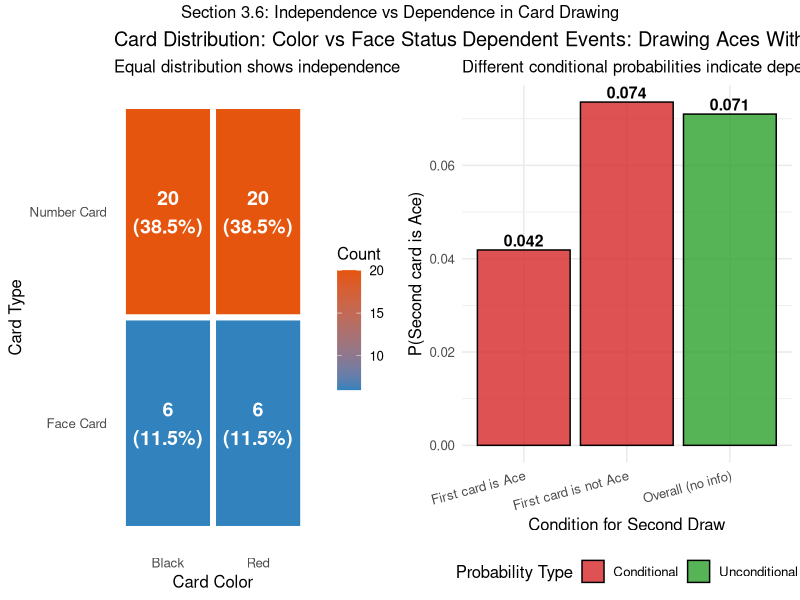
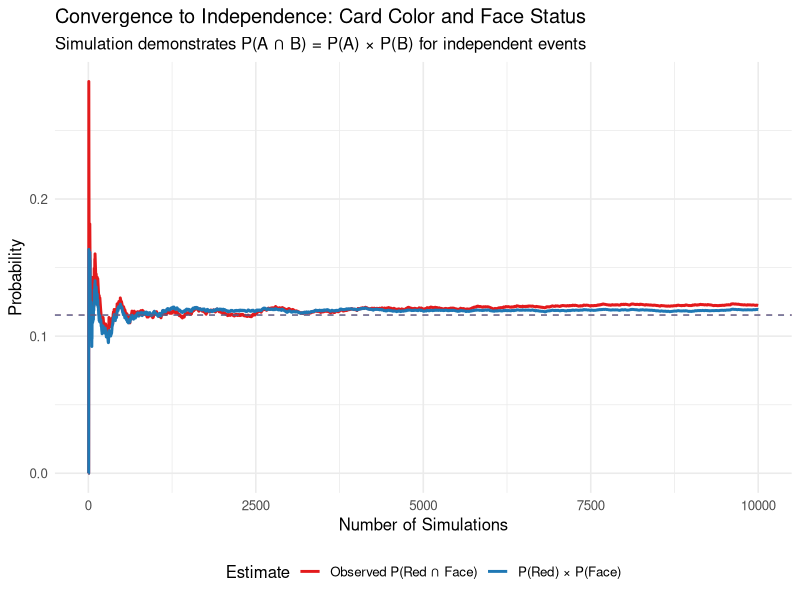
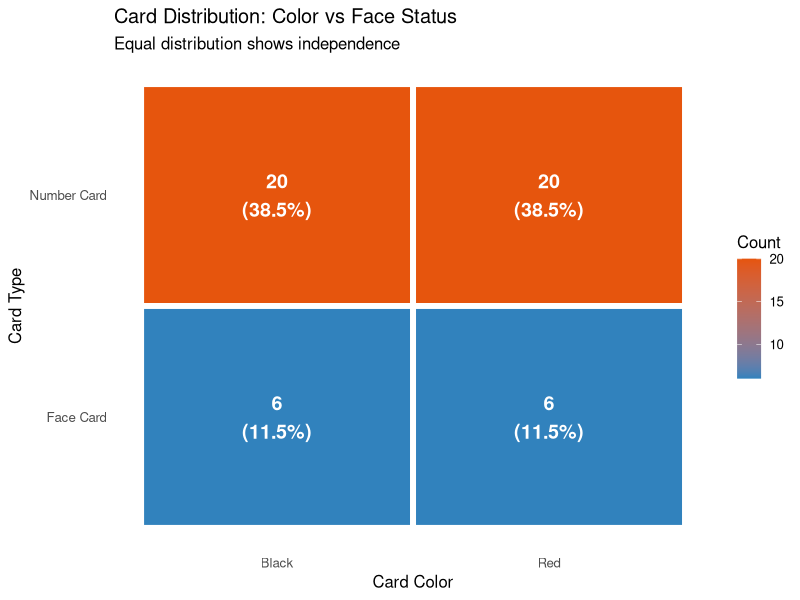
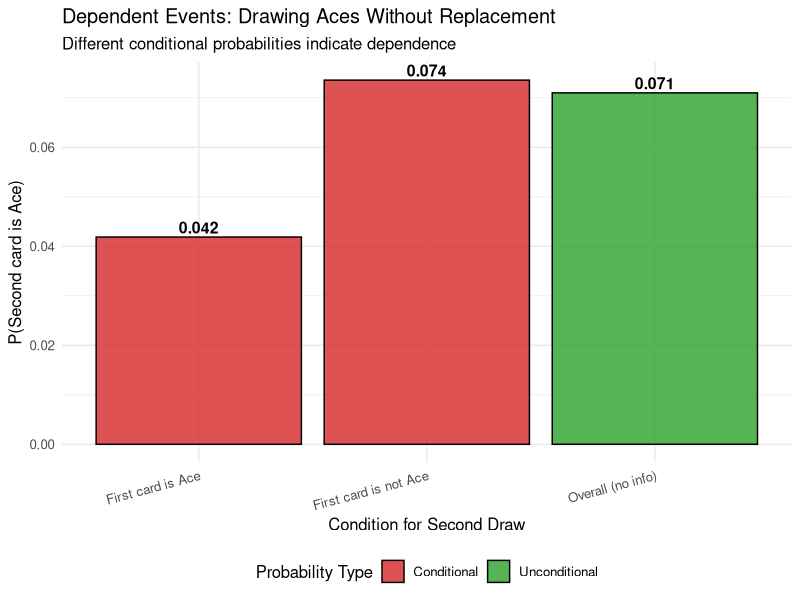

The R script that drew these images, in order:
#!/usr/bin/env Rscript
# section_3_6_independence_visualization.R
# R script to generate visualizations for Section 3.6: Independence and Card Drawing

library(ggplot2)
library(dplyr)
library(scales)
library(gridExtra)  # For combining plots

# ---- Set working directory to script location ----
# This ensures images are saved in the correct folder
setwd(dirname(rstudioapi::getSourceEditorContext()$path))

# ---- 1. Card Deck Setup ----
create_deck <- function() {
  suits <- c("Hearts", "Diamonds", "Clubs", "Spades")
  ranks <- c("A", "2", "3", "4", "5", "6", "7", "8", "9", "10", "J", "Q", "K")
  
  deck <- expand.grid(Rank = ranks, Suit = suits, stringsAsFactors = FALSE)
  deck$Color <- ifelse(deck$Suit %in% c("Hearts", "Diamonds"), "Red", "Black")
  deck$IsFace <- deck$Rank %in% c("J", "Q", "K")
  deck$IsRed <- deck$Color == "Red"
  
  return(deck)
}

# ---- 2. Theoretical Probability Calculations ----
deck <- create_deck()

# Calculate theoretical probabilities
P_Red <- sum(deck$IsRed) / nrow(deck)           # P(A) = 26/52 = 0.5
P_Face <- sum(deck$IsFace) / nrow(deck)         # P(B) = 12/52 = 0.2308
P_RedAndFace <- sum(deck$IsRed & deck$IsFace) / nrow(deck)  # P(A∩B) = 6/52 = 0.1154

# Test for independence
P_Red_times_P_Face <- P_Red * P_Face
independence_test <- abs(P_RedAndFace - P_Red_times_P_Face) < 0.0001

cat("=== THEORETICAL CALCULATIONS ===\n")
cat(sprintf("P(Red) = %.4f\n", P_Red))
cat(sprintf("P(Face) = %.4f\n", P_Face))
cat(sprintf("P(Red ∩ Face) = %.4f\n", P_RedAndFace))
cat(sprintf("P(Red) × P(Face) = %.4f\n", P_Red_times_P_Face))
cat(sprintf("Independence test: %s\n", ifelse(independence_test, "INDEPENDENT", "DEPENDENT")))
cat(sprintf("Difference: %.6f\n\n", abs(P_RedAndFace - P_Red_times_P_Face)))

# ---- 3. Simulation Function ----
simulate_card_independence <- function(n_simulations = 10000) {
  results <- data.frame(
    simulation = 1:n_simulations,
    is_red = logical(n_simulations),
    is_face = logical(n_simulations),
    is_both = logical(n_simulations)
  )
  
  for (i in 1:n_simulations) {
    # Draw one random card
    card_index <- sample(1:52, 1)
    card <- deck[card_index, ]
    
    results$is_red[i] <- card$IsRed
    results$is_face[i] <- card$IsFace
    results$is_both[i] <- card$IsRed & card$IsFace
  }
  
  return(results)
}

# ---- 4. Run Simulation ----
set.seed(253)  # For reproducible results
sim_results <- simulate_card_independence(10000)

# Calculate simulated probabilities
sim_P_Red <- mean(sim_results$is_red)
sim_P_Face <- mean(sim_results$is_face)
sim_P_Both <- mean(sim_results$is_both)
sim_P_Red_times_P_Face <- sim_P_Red * sim_P_Face

cat("=== SIMULATION RESULTS (n=10,000) ===\n")
cat(sprintf("Simulated P(Red) = %.4f\n", sim_P_Red))
cat(sprintf("Simulated P(Face) = %.4f\n", sim_P_Face))
cat(sprintf("Simulated P(Red ∩ Face) = %.4f\n", sim_P_Both))
cat(sprintf("Simulated P(Red) × P(Face) = %.4f\n", sim_P_Red_times_P_Face))
cat(sprintf("Difference: %.6f\n\n", abs(sim_P_Both - sim_P_Red_times_P_Face)))

# ---- 5. Create Convergence Plot ----
# Show how probabilities converge to theoretical values
convergence_data <- data.frame(
  n = 1:nrow(sim_results),
  cumulative_red = cumsum(sim_results$is_red) / (1:nrow(sim_results)),
  cumulative_face = cumsum(sim_results$is_face) / (1:nrow(sim_results)),
  cumulative_both = cumsum(sim_results$is_both) / (1:nrow(sim_results))
)

convergence_data$product_estimate <- convergence_data$cumulative_red * convergence_data$cumulative_face

# Plot convergence
p1 <- ggplot(convergence_data, aes(x = n)) +
  geom_line(aes(y = cumulative_both, color = "Observed P(Red ∩ Face)"), size = 1) +
  geom_line(aes(y = product_estimate, color = "P(Red) × P(Face)"), size = 1) +
  geom_hline(yintercept = P_RedAndFace, linetype = "dashed", color = "#E31A1C", alpha = 0.7) +
  geom_hline(yintercept = P_Red_times_P_Face, linetype = "dashed", color = "#1F78B4", alpha = 0.7) +
  scale_color_manual(values = c("Observed P(Red ∩ Face)" = "#E31A1C", 
                                "P(Red) × P(Face)" = "#1F78B4")) +
  labs(
    title = "Convergence to Independence: Card Color and Face Status",
    subtitle = "Simulation demonstrates P(A ∩ B) = P(A) × P(B) for independent events",
    x = "Number of Simulations",
    y = "Probability",
    color = "Estimate"
  ) +
  theme_minimal(base_size = 12) +
  theme(legend.position = "bottom")

# ---- 6. Create Contingency Table Visualization ----
# Visual representation of the 2x2 table
contingency_data <- deck %>%
  group_by(IsRed, IsFace) %>%
  summarise(count = n(), .groups = 'drop') %>%
  mutate(
    Color_Label = ifelse(IsRed, "Red", "Black"),
    Face_Label = ifelse(IsFace, "Face Card", "Number Card"),
    probability = count / 52,
    percentage = round(probability * 100, 1)
  )

p2 <- ggplot(contingency_data, aes(x = Color_Label, y = Face_Label)) +
  geom_tile(aes(fill = count), color = "white", size = 2) +
  geom_text(aes(label = paste0(count, "\n(", percentage, "%)")), 
            color = "white", size = 5, fontface = "bold") +
  scale_fill_gradient(low = "#3182bd", high = "#e6550d", name = "Count") +
  labs(
    title = "Card Distribution: Color vs Face Status",
    subtitle = "Equal distribution shows independence",
    x = "Card Color",
    y = "Card Type"
  ) +
  theme_minimal(base_size = 12) +
  theme(
    panel.grid = element_blank(),
    legend.position = "right"
  )

# ---- 7. Create Independence vs Dependence Comparison ----
# Compare independent case (color vs face) with dependent case (drawing without replacement)

# Simulate dependent case: drawing two cards without replacement
simulate_dependent <- function(n_simulations = 5000) {
  results <- data.frame(
    first_ace = logical(n_simulations),
    second_ace = logical(n_simulations)
  )
  
  for (i in 1:n_simulations) {
    # Draw two cards without replacement
    drawn_cards <- sample(1:52, 2, replace = FALSE)
    first_card <- deck[drawn_cards[1], ]
    second_card <- deck[drawn_cards[2], ]
    
    results$first_ace[i] <- first_card$Rank == "A"
    results$second_ace[i] <- second_card$Rank == "A"
  }
  
  return(results)
}

# Run dependent simulation
dependent_results <- simulate_dependent(5000)

# Calculate conditional probabilities
P_second_ace_given_first_ace <- mean(dependent_results$second_ace[dependent_results$first_ace])
P_second_ace_given_first_not_ace <- mean(dependent_results$second_ace[!dependent_results$first_ace])
P_second_ace_overall <- mean(dependent_results$second_ace)

# Create comparison data
comparison_data <- data.frame(
  scenario = c("First card is Ace", "First card is not Ace", "Overall (no info)"),
  probability = c(P_second_ace_given_first_ace, P_second_ace_given_first_not_ace, P_second_ace_overall),
  type = c("Conditional", "Conditional", "Unconditional")
)

p3 <- ggplot(comparison_data, aes(x = scenario, y = probability, fill = type)) +
  geom_col(alpha = 0.8, color = "black") +
  geom_text(aes(label = sprintf("%.3f", probability)), 
            vjust = -0.3, size = 4, fontface = "bold") +
  scale_fill_manual(values = c("Conditional" = "#d62728", "Unconditional" = "#2ca02c")) +
  labs(
    title = "Dependent Events: Drawing Aces Without Replacement",
    subtitle = "Different conditional probabilities indicate dependence",
    x = "Condition for Second Draw",
    y = "P(Second card is Ace)",
    fill = "Probability Type"
  ) +
  theme_minimal(base_size = 12) +
  theme(
    axis.text.x = element_text(angle = 15, hjust = 1),
    legend.position = "bottom"
  )

# ---- 8. Save All Plots ----
# Save individual plots
ggsave("section_3_6_convergence_plot.png", p1, width = 10, height = 6, dpi = 300)
ggsave("section_3_6_contingency_table.png", p2, width = 8, height = 6, dpi = 300)
ggsave("section_3_6_dependence_comparison.png", p3, width = 10, height = 6, dpi = 300)

# Create combined plot
combined_plot <- grid.arrange(p2, p3, ncol = 2, 
                             top = "Section 3.6: Independence vs Dependence in Card Drawing")
ggsave("section_3_6_combined_plots.png", combined_plot, width = 16, height = 8, dpi = 300)

# ---- 9. Summary Statistics Output ----
cat("=== SUMMARY FOR SECTION 3.6 ===\n")
cat("INDEPENDENT EVENTS (Color vs Face Status):\n")
cat(sprintf("• Theoretical P(Red ∩ Face) = %.4f\n", P_RedAndFace))
cat(sprintf("• Theoretical P(Red) × P(Face) = %.4f\n", P_Red_times_P_Face))
cat(sprintf("• Simulation difference = %.6f\n", abs(sim_P_Both - sim_P_Red_times_P_Face)))
cat("\nDEPENDENT EVENTS (Drawing without replacement):\n")
cat(sprintf("• P(2nd Ace | 1st Ace) = %.4f\n", P_second_ace_given_first_ace))
cat(sprintf("• P(2nd Ace | 1st not Ace) = %.4f\n", P_second_ace_given_first_not_ace))
cat(sprintf("• Difference = %.4f (shows dependence)\n", 
    abs(P_second_ace_given_first_ace - P_second_ace_given_first_not_ace)))

cat("\n=== FILES CREATED ===\n")
cat("• section_3_6_convergence_plot.png\n")
cat("• section_3_6_contingency_table.png\n")
cat("• section_3_6_dependence_comparison.png\n")
cat("• section_3_6_combined_plots.png\n")
cat("\nScript completed successfully!\n")
